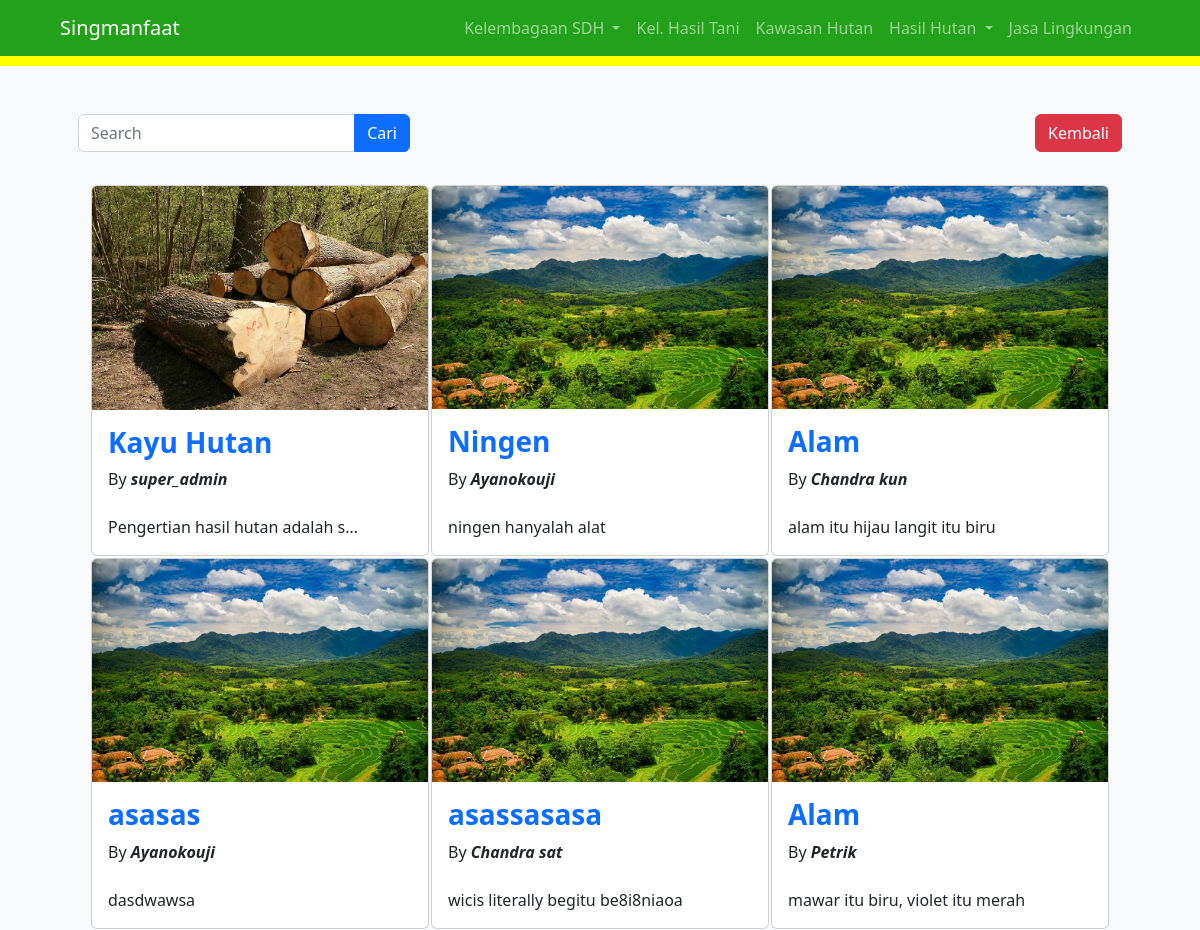
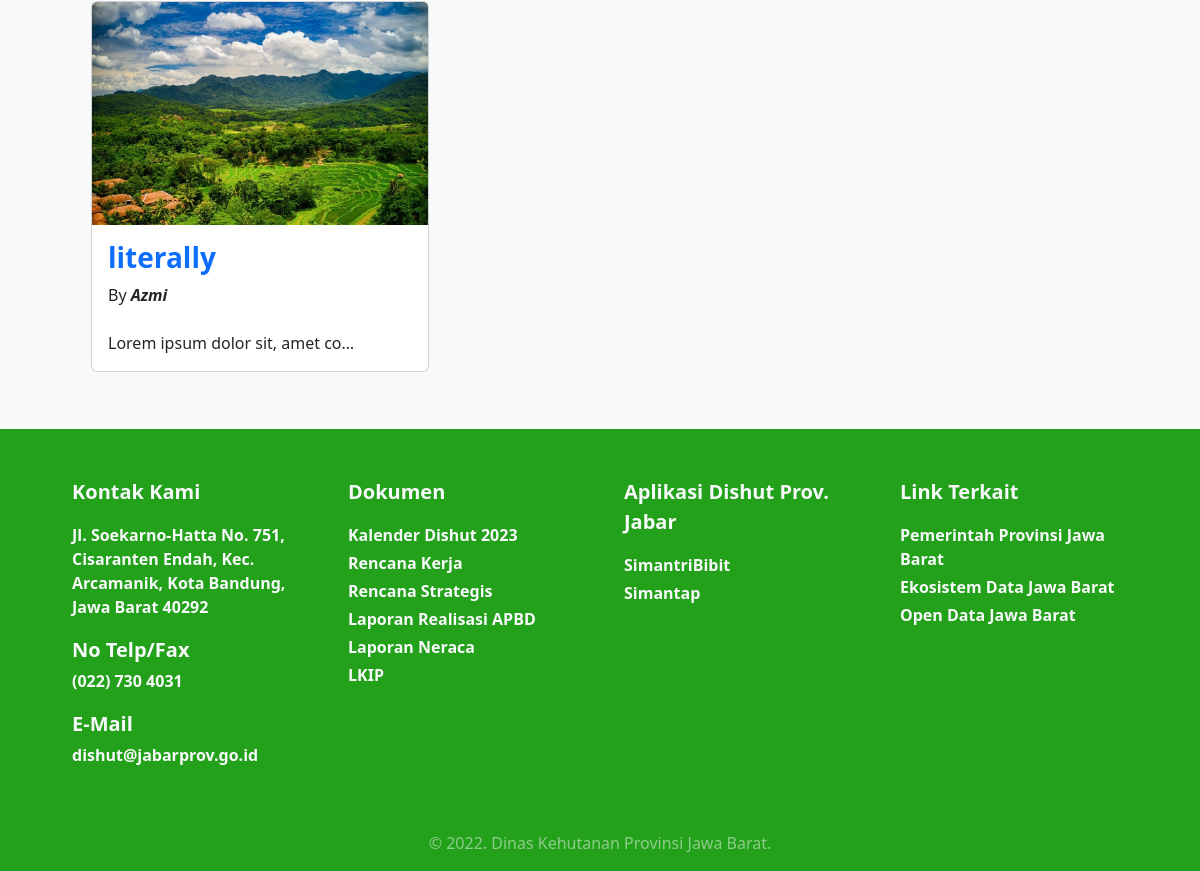
Screenshot of /list-artikel.php with the database file from the repository (2 pictures, top to bottom).
### tables this page shows
CREATE TABLE `artikel` (
  `id` int(10) NOT NULL,
  `judul` varchar(100) NOT NULL,
  `penerbit` varchar(100) NOT NULL,
  `isi` text NOT NULL,
  `gambar` varchar(100) NOT NULL,
  `tanggal` date NOT NULL
);

### list-artikel.php (the view, shortened to what this page needs)
<!DOCTYPE html>
<html lang="en">
<head>
    <link rel="stylesheet" href="css/bootstrap.min.css">
    <link rel="stylesheet" href="css/my-style.css">
</head>
<body>
    <?php include 'template/header.php' ?>
    <div class="bg-light">
        <div class="container p-5">
            <div class="row mb-3">
                <div class="col-4 text-start">
                    <form action="list-artikel.php" method="get">
                    <div class="input-group mb-3">
                        <input type="text" class="form-control" name="cari" id="judul_artikel" placeholder="Search" aria-label="Recipient's username" aria-describedby="button-addon2">
                        <input type="submit" class="btn btn-primary" id="button-addon2" value="Cari"/>
                    </div>
                    </form>
                </div>
                <div class="col-8 text-end">
                    <a class="btn btn-danger" href="index.php">Kembali</a>
                </div>
            </div>
            <div class="my-2 px-4 row text-center">
                <table width="100%">
                    <?php
                    include 'koneksi.php';
                    $kolom = 3;
                    $i = 1;
                    if(isset($_GET['cari'])){
                        $cari = $_GET['cari'];
                        if($cari){
                            $qry = mysqli_query($koneksi , "SELECT * FROM artikel WHERE judul = '$cari'");
                          } else {
                            $qry = mysqli_query($koneksi,"SELECT * FROM artikel");
                          }
                    } else {
                        $qry = mysqli_query($koneksi , "SELECT * FROM artikel ORDER BY id DESC");
                    }
                    while ($artikel = mysqli_fetch_array($qry)){
                        if (($i) % $kolom == 1 ){
                    ?>
                    <tr>
                    <?php
                    }
                    ?>
                        <td style="max-width: 300px; max-height: 200px;">
                            <a href="artikel.php?id=<?php echo $artikel['id']?>" class="text-decoration-none">
                                <div class="card text-start">
                                    <img src="img/foto-artikel/<?php echo $artikel['gambar']?>" class="card-img-top">
                                    <div class="card-body">
                                        <h5 class="card-title fw-bold fs-3"><?php echo $artikel['judul']?></h5>
                                        <p class="card-text text-dark">By <cite class="card-text fw-bold"><?php echo $artikel['penerbit']?></cite></p>
                                        <p class="card-text text-dark text-truncate fs-6 mt-4" style="max-width: 250px;" ><?php echo $artikel['isi'] ?> </p>
                                    </div>
                                </div>
                            </a>
                        </td>
                    <?php
                        if (($i) % $kolom == 0) {
                    ?>
                    </tr>
                    <?php
                        }
                        $i++;
                    }
                    ?>
                </table>
            </div>
        </div>
    </div>
    <?php include 'template/footer.php' ?>
</body>
</html>

### template/header.php (shortened to what this page needs)
<nav class="navbar navbar-dark navbar-expand-lg ijo px-5">
<div class="container-fluid">
    <a class="navbar-brand" href="index.php">Singmanfaat</a>
    <div class="collapse navbar-collapse" id="navbarSupportedContent">
    <ul class="navbar-nav ms-auto mb-2 mb-lg-0">
        <li class="nav-item dropdown">
        <a class="nav-link dropdown-toggle" href="#" role="button" data-bs-toggle="dropdown" aria-expanded="false">
            Kelembagaan SDH
        </a>
        </li>
        <li class="nav-item">
        <a class="nav-link" href="hasiltani.php">Kel. Hasil Tani</a>
        </li>
        <li class="nav-item">
        <a class="nav-link" href="kawasan.php">Kawasan Hutan</a>
        </li>
        <li class="nav-item dropdown">
        <a class="nav-link dropdown-toggle" href="#" role="button" data-bs-toggle="dropdown" aria-expanded="false">
            Hasil Hutan
        </a>
        </li>
        <li class="nav-item">
        <a class="nav-link" href="jasling.php">Jasa Lingkungan</a>
        </li>
    </ul>
    </div>
</div>
</nav>
<div class="line"></div>

### template/footer.php
<footer>
 <div class=" px-4 text-center ijo">
  <div class="row gx-5 px-5">
    <div class="col">
     <div class="py-5 text-start">
      <label class="fw-bold text-light mb-3 fs-5 text">
         Kontak Kami
      </label>
      <div class="fw-semibold mb-3 text-light">
         Jl. Soekarno-Hatta No. 751,
         Cisaranten Endah, Kec. Arcamanik,
         Kota Bandung, Jawa Barat 40292
      </div>
      <label class="fw-bold text-light mb-1 fs-5 text">
         No Telp/Fax
      </label>
      <div class="mb-3">
         <a class="fw-semibold text-decoration-none text-light" href="tel:0227304031">(022) 730 4031</a>
      </div>
      <label class="fw-bold text-light mb-1 fs-5 text">
         E-Mail
      </label>
      <div class="mb-3">
         <a class="fw-semibold text-decoration-none text-light" href="mailto:dishut@jabarprov.go.id">dishut@jabarprov.go.id</a>
      </div>
     </div>
    </div>
    <div class="col">
     <div class="py-5 text-start">
      <label class="fw-bold text-light mb-3 fs-5 text">
         Dokumen
      </label>
      <div class="mb-1">
         <a class="fw-semibold text-decoration-none text-light" href="https://dishut.jabarprov.go.id/panel/storage/files/lainnya-kalender-dinas-kehutanan-provinsi-jawa-barat-tahun-2022-2021-17555.pdf">Kalender Dishut 2023</a>
      </div>
      <div class="mb-1">
         <a class="fw-semibold text-decoration-none text-light" href="https://dishut.jabarprov.go.id/panel/storage/files/renja-renja-tahun-2021-2021-81388.pdf">Rencana Kerja</a>
      </div>
      <div class="mb-1">
         <a class="fw-semibold text-decoration-none text-light" href="https://dishut.jabarprov.go.id/panel/storage/files/renstra-renstra-dinas-kehutanan-provinsi-jawa-barat-tahun-2018-2023-2021-39588.pdf">Rencana Strategis</a>
      </div>
      <div class="mb-1">
         <a class="fw-semibold text-decoration-none text-light" href="https://dishut.jabarprov.go.id/panel/storage/files/laporan-keuangan-laporan-realisasi-apbd-2021-74092.pdf">Laporan Realisasi APBD</a>
      </div>
      <div class="mb-1">
         <a class="fw-semibold text-decoration-none text-light" href="https://dishut.jabarprov.go.id/panel/storage/files/laporan-keuangan-neraca-2021-61226.pdf">Laporan Neraca</a>
      </div>
      <div class="mb-1">
         <a class="fw-semibold text-decoration-none text-light" href="https://dishut.jabarprov.go.id/panel/storage/files/lkip-laporan-kinerja-instansi-pemerintahlkip-tahun-2020-2020-24970.pdf">LKIP</a>
      </div>
     </div>
    </div>
    <div class="col">
     <div class="py-5 text-start">
      <label class="fw-bold text-light mb-3 fs-5 text">
         Aplikasi Dishut Prov. Jabar
      </label>
      <div class="mb-1">
         <a class="fw-semibold text-decoration-none text-light" href="http://simantribibit.dishut.jabarprov.go.id/">SimantriBibit</a>
      </div>
      <div class="mb-1">
         <a class="fw-semibold text-decoration-none text-light" href="https://simantap.dishut.jabarprov.go.id/">Simantap</a>
      </div>
     </div>
    </div>
    <div class="col">
     <div class="py-5 text-start">
      <label class="fw-bold text-light mb-3 fs-5 text">
         Link Terkait
      </label>
      <div class="mb-1">
         <a class="fw-semibold text-decoration-none text-light" href="https://jabarprov.go.id/">Pemerintah Provinsi Jawa Barat</a>
      </div>
      <div class="mb-1">
         <a class="fw-semibold text-decoration-none text-light" href="https://data.jabarprov.go.id/">Ekosistem Data Jawa Barat</a>
      </div>
      <div class="mb-1">
         <a class="fw-semibold text-decoration-none text-light" href="https://opendata.jabarprov.go.id/">Open Data Jawa Barat</a>
      </div>
     </div>
    </div>
  <p class="text-light text-opacity-50">© 2022. Dinas Kehutanan Provinsi Jawa Barat.</p>
  </div>
 </div>
</footer>

### css/my-style.css (style rules this page uses)
.ijo { background-color: #23a11a; }

### list-artikel.php (style rules this page uses)
.line { width: 100%; border-bottom: 10px solid yellow; }

### rows the page displays
artikel: gambar (picture), judul "Kayu Hutan", penerbit "super_admin", isi "Pengertian hasil hutan adalah s…"
artikel: gambar (picture), judul "Ningen", penerbit "Ayanokouji", isi "ningen hanyalah alat"
artikel: gambar (picture), judul "Alam", penerbit "Chandra kun", isi "alam itu hijau langit itu biru"
artikel: gambar (picture), judul "asasas", penerbit "Ayanokouji", isi "dasdwawsa"
artikel: gambar (picture), judul "asassasasa", penerbit "Chandra sat", isi "wicis literally begitu be8i8niaoa"
artikel: gambar (picture), judul "Alam", penerbit "Petrik", isi "mawar itu biru, violet itu merah"
artikel: gambar (picture), judul "literally", penerbit "Azmi", isi "Lorem ipsum dolor sit, amet co…"
